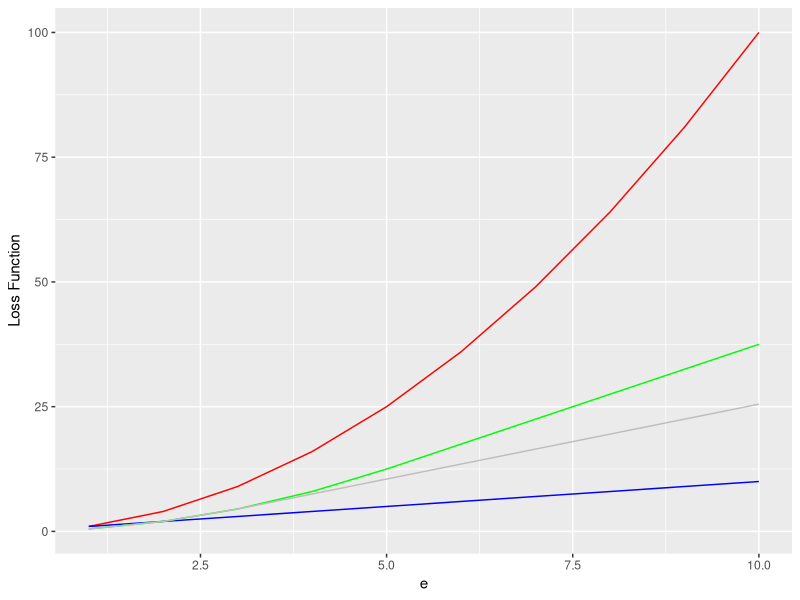

Recreate this plot in R.
## ---- chunk 1
knitr::opts_chunk$set(echo = TRUE)
## ---- chunk 2
library("tidyverse")
x <- seq(1,10);
y_ql = x^2;
y_mae = abs(x);

d1 = 5;
d2 = 3;

y_hubb_1 = ifelse(abs(x) <= d1, 0.5 * (x^2), d1*x - 0.5*(rep(d1, length(x))^2) )
y_hubb_2 = ifelse(abs(x) <= d2, 0.5 * (x^2), d2*x - 0.5*(rep(d2, length(x))^2) )

df <- data.frame(x,y_ql, y_mae, y_hubb_1, y_hubb_2);

ggplot(df, aes(x)) + geom_line(aes(y=y_ql), color="red") +
    geom_line(aes(y=y_mae), color="blue") +
    geom_line(aes(y=y_hubb_1), color="green") +
    geom_line(aes(y=y_hubb_2), color="gray") +
    labs(x = "e", y = "Loss Function")
## ---- chunk 3

optim_fun_batch = function(X, Y, alpha, d=50, cost_func){
  a = runif(1);
  b = runif(1);
  Y_pred = a * X + b;
  n = length(Y);
  error = sum((Y - Y_pred) ^ 2) / n;
  flag = 0;
  i = 0;
  while (flag == 0){
    if (cost_func == 1){
    # Quadratic Loss
      tmp_a = a - alpha * ((2 / n) * (sum((Y - Y_pred) * X)));
      tmp_b = b - alpha * ((2 / n) * (sum(Y - Y_pred)));
    }
    if (cost_func == 2){
    # MAE Loss
      tmp_a = a - alpha * ((2 / n) * (sum(X)));
      tmp_b = b - alpha * (2);
    }
    if (cost_func == 3){
    # Huber Loss
      e = Y - Y_pred;
      y_hubb_a = ifelse(abs(e) <= d, -1 * e * X, -1 * d * X);
      y_hubb_b = ifelse(abs(e) <= d, -1 * e, -1 * d);
      tmp_a = a - alpha * ((1 / n) * sum(y_hubb_a));
      tmp_b = b - alpha * ((1 / n) * sum(y_hubb_b));
    }
    a = tmp_a;
    b = tmp_b;
    Y_pred = a * X + b;
    error_new = sum((Y - Y_pred) ^ 2) / n;
    if (error - error_new <= 0.1) {
      flag = 1;
      return(c(a, b))
      }
    i = i + 1;
    if (i > 500){
      flag = 1;
      return(c(a, b))
      }
    }
}
X = mtcars$disp;
Y = mtcars$mpg;
print ('Optimal Parameters ');
print (optim_fun_batch(X, Y, 0.00001, 30, 1));
## ---- chunk 4

optim_fun_stoch = function(x, y, alpha, d=50, cost_func, n){
  idx <- sample(nrow(as.matrix(x)), n)
  Y <- as.matrix(y)[idx,]
  X <- as.matrix(x)[idx,]
  a = runif(1);
  b = runif(1);
  Y_pred = a * X + b;
  n = length(Y);
  error = sum((Y - Y_pred) ^ 2) / n;
  flag = 0;
  i = 0;
  while (flag == 0){
    if (cost_func == 1){
    # Quadratic Loss
      tmp_a = a - alpha * ((2 / n) * (sum((Y - Y_pred) * X)));
      tmp_b = b - alpha * ((2 / n) * (sum(Y - Y_pred)));
    }
    if (cost_func == 2){
    # MAE Loss
      tmp_a = a - alpha * ((2 / n) * (sum(X)));
      tmp_b = b - alpha * (2);
    }
    if (cost_func == 3){
    # Huber Loss
      e = Y - Y_pred;
      y_hubb_a = ifelse(abs(e) <= d, -1 * e * X, -1 * d * X);
      y_hubb_b = ifelse(abs(e) <= d, -1 * e, -1 * d);
      tmp_a = a - alpha * ((1 / n) * sum(y_hubb_a));
      tmp_b = b - alpha * ((1 / n) * sum(y_hubb_b));
    }
    a = tmp_a;
    b = tmp_b;
    Y_pred = a * X + b;
    error_new = sum((Y - Y_pred) ^ 2) / n;
    if (error - error_new <= 0.1) {
      flag = 1;
      return(c(a, b))
      }
    i = i + 1;
    if (i > 500){
      flag = 1;
      return(c(a, b))
      }
    }
}
x = mtcars$disp;
y = mtcars$mpg;
print ('Optimal Parameters ');
print (optim_fun_stoch(x, y, 0.00001, 30, 3, 20));
